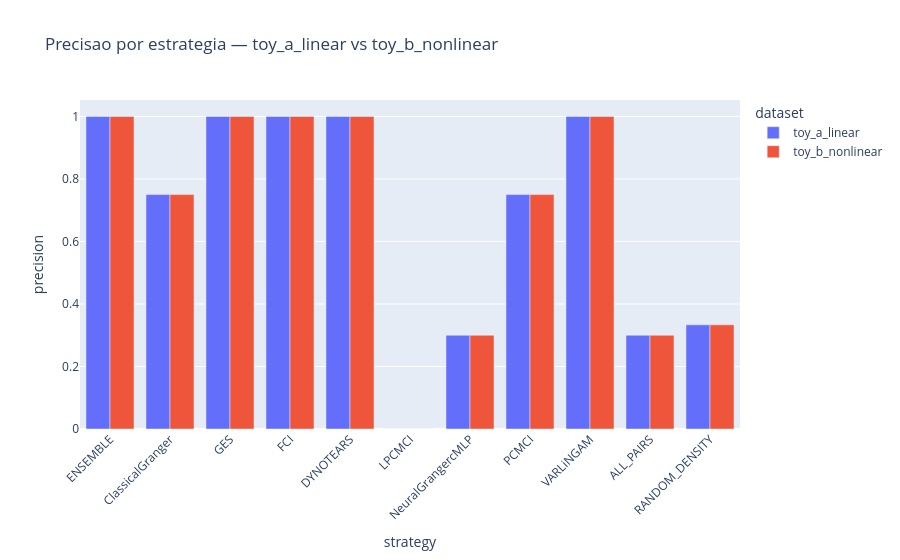

Source (notebook cell):
### Code cell
chart_strategies = [*ENSEMBLE_METHOD_NAMES, "ENSEMBLE", "ALL_PAIRS", "RANDOM_DENSITY"]
chart_data = metrics[metrics["strategy"].isin(chart_strategies)]
fig = px.bar(
    chart_data, x="strategy", y="precision", color="dataset", barmode="group",
    category_orders={"strategy": ["ENSEMBLE", *ENSEMBLE_METHOD_NAMES, "ALL_PAIRS", "RANDOM_DENSITY"]},
    title="Precisao por estrategia — toy_a_linear vs toy_b_nonlinear",
)
fig.update_layout(xaxis_tickangle=-45)
fig.show()

### Figure 1 — Plotly figure (JSON) as saved in the notebook; plotly's stock layout.template omitted (floating-point values rounded to 4 significant figures)
{"data": [{"alignmentgroup": "True", "hovertemplate": "dataset=toy_a_linear<br>strategy=%{x}<br>precision=%{y}<extra></extra>", "legendgroup": "toy_a_linear", "marker": {"color": "#636efa", "pattern": {"shape": ""}}, "name": "toy_a_linear", "offsetgroup": "toy_a_linear", "orientation": "v", "showlegend": true, "textposition": "auto", "type": "bar", "x": ["ClassicalGranger", "GES", "FCI", "DYNOTEARS", "LPCMCI", "NeuralGrangercMLP", "PCMCI", "VARLiNGAM", "ENSEMBLE", "ALL_PAIRS", "RANDOM_DENSITY"], "xaxis": "x", "y": [0.75, 1.0, 1.0, 1.0, 0.0, 0.3, 0.75, 1.0, 1.0, 0.3, 0.3333], "yaxis": "y"}, {"alignmentgroup": "True", "hovertemplate": "dataset=toy_b_nonlinear<br>strategy=%{x}<br>precision=%{y}<extra></extra>", "legendgroup": "toy_b_nonlinear", "marker": {"color": "#EF553B", "pattern": {"shape": ""}}, "name": "toy_b_nonlinear", "offsetgroup": "toy_b_nonlinear", "orientation": "v", "showlegend": true, "textposition": "auto", "type": "bar", "x": ["ClassicalGranger", "GES", "FCI", "DYNOTEARS", "LPCMCI", "NeuralGrangercMLP", "PCMCI", "VARLiNGAM", "ENSEMBLE", "ALL_PAIRS", "RANDOM_DENSITY"], "xaxis": "x", "y": [0.75, 1.0, 1.0, 1.0, 0.0, 0.3, 0.75, 1.0, 1.0, 0.3, 0.3333], "yaxis": "y"}], "layout": {"barmode": "group", "legend": {"title": {"text": "dataset"}, "tracegroupgap": 0}, "title": {"text": "Precisao por estrategia — toy_a_linear vs toy_b_nonlinear"}, "xaxis": {"anchor": "y", "categoryarray": ["ENSEMBLE", "ClassicalGranger", "GES", "FCI", "DYNOTEARS", "LPCMCI", "NeuralGrangercMLP", "PCMCI", "VARLiNGAM", "ALL_PAIRS", "RANDOM_DENSITY"], "categoryorder": "array", "domain": [0.0, 1.0], "tickangle": -45, "title": {"text": "strategy"}}, "yaxis": {"anchor": "x", "domain": [0.0, 1.0], "title": {"text": "precision"}}}}
